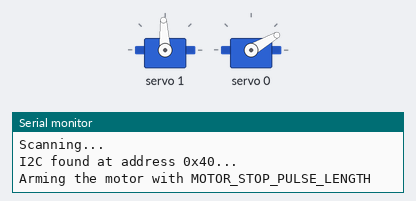
Simulated run of this sketch. Board: ESP8266 (NodeMCU). On the bench: 2 × servo, the last lines printed to the serial monitor.

Above: at 7.05 s.
At 9.5 s:
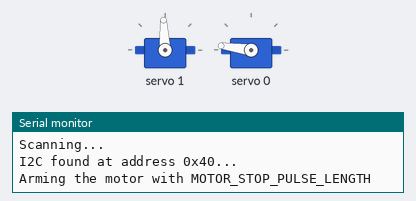
At 12.0 s:
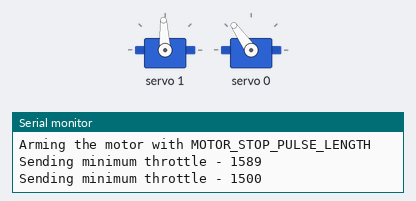
Timing chart, 0 to 13.5 s (numbered marks = the images above):
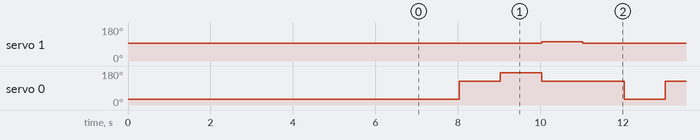

The sketch:

PCA9685_p2.ino
```cpp
#include <Wire.h>
#include <Adafruit_PWMServoDriver.h>

Adafruit_PWMServoDriver pwm = Adafruit_PWMServoDriver();

#define SERVOMIN  150 // This is the 'minimum' pulse length count (out of 4096)
#define SERVOMAX  600 // This is the 'maximum' pulse length count (out of 4096)
#define USMIN  600    // This is the rounded 'minimum' microsecond length based on the minimum pulse of 150
#define USMAX  2400   // This is the rounded 'maximum' microsecond length based on the maximum pulse of 600
#define SERVO_FREQ 50 // Analog servos run at ~50 Hz updates
#define MOTOR_STOP_PULSE_LENGTH 1500 // Stop pulse length in µs

void setup()
{
  Wire.begin(D2, D1); // ESP8266
  Serial.begin(9600);
  while (!Serial); // wait serial
  while (!CheckI2C(0x40)); // wait I2C
  InitializePCA9685();
  ArmMotor();
}

void ArmMotor() {
    //-------------------------------------
    Serial.println("Arming the motor with MOTOR_STOP_PULSE_LENGTH ");
    pwm.writeMicroseconds(1, MOTOR_STOP_PULSE_LENGTH);
    delay(7000);
}

bool CheckI2C(byte address) {
    Serial.println("Scanning...");
    Wire.beginTransmission(address);
    byte error = Wire.endTransmission();

    if(error == 0)
        Serial.println("I2C found at address 0x40...");

    return error == 0;
    delay(500);
}

void InitializePCA9685() {
    pwm.begin();
    pwm.setOscillatorFrequency(27000000);
    pwm.setPWMFreq(SERVO_FREQ);  // Analog servos run at ~50 Hz updates
    delay(10);
}

void loop() {
    SetAngle(10.0, 0);
    delay(1000);
    SetAngle(90.0, 0);
    delay(1000);
    SetAngle(130.0, 0);
    delay(1000);
    SetAngle(90.0, 0);

    Serial.println("Sending minimum throttle - 1589");
    pwm.writeMicroseconds(1, 1589);
    delay(1000);

    Serial.println("Sending minimum throttle - 1500");
    pwm.writeMicroseconds(1, MOTOR_STOP_PULSE_LENGTH);
    delay(1000);
}

void SetAngle(float angle, int channel) {
    float pulselength = map(angle, 0, 180, SERVOMIN, SERVOMAX);
    pwm.setPWM(channel, 0, pulselength);
}
```

Measured:
- by itself, servo 1: alternates 101° for 1.0 s and 93° for 4.0 s
- by itself, servo 0: repeats every 5.0 s: 172° 1.0 s, 125° 2.0 s, 30° 1.0 s, 125° 1.0 s
